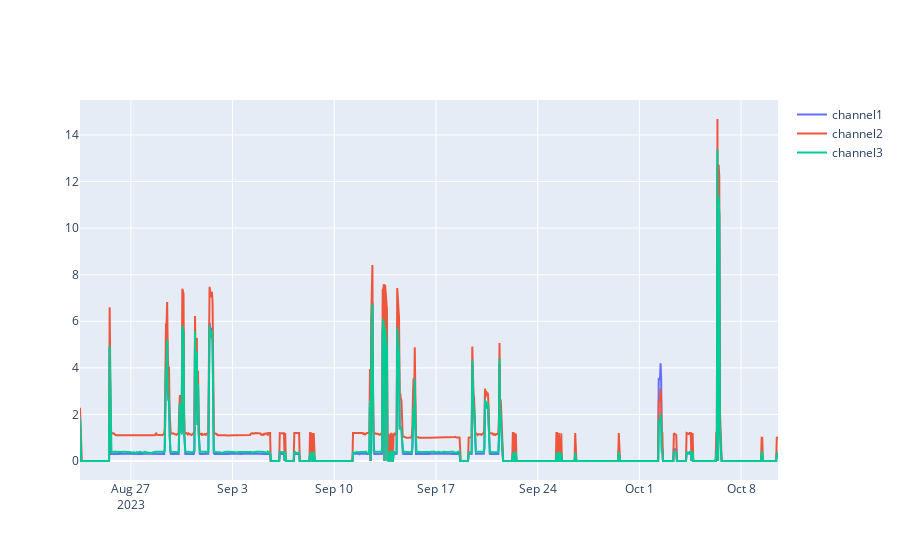

Write notebook code for a chart like this one.
### Markdown cell above
# Plot figures
Run code below to generate figures then use the dropdowns to interact with them. Note that two identical graphs will be generated.

ctrl+click to select multiple columns for display

### Code cell
# Getting all valid paths for csv files that can be plotted
# Searches for any path in form: {machine_name}/{timing}_{machine_name}.csv
machine_data_paths = DataPresentation.get_machine_data_paths()

# Dropdown for selecting CSV file
file_selector = widgets.Dropdown(
    options=machine_data_paths,
    description='CSV File:',
    disabled=False
)

# Multi-selection widget for columns (initialize with an empty list)
column_selector = widgets.SelectMultiple(
    options=[],
    description='Columns',
    disabled=False
)

out = widgets.Output()

# Getting options for column dropdown
def update_columns(change):
    df = pd.read_csv(file_selector.value, parse_dates=["timestamp"])
    column_selector.options = df.columns[1:]

file_selector.observe(update_columns, names='value')
update_columns(None)

# Define a plotting function with a secondary Y-axis
def plot_data(file, columns):
    with out:
        out.clear_output(wait=True)  # Clear the previous graph

        df = pd.read_csv(file, parse_dates=["timestamp"])

        # Determine which columns to put on the secondary axis
        secondary_y_columns = [col for col in columns if df[col].std() > 10]

        # Initialize figure
        fig = go.Figure()

        # Add traces
        for col in columns:
            fig.add_trace(go.Scatter(x=df['timestamp'], y=df[col], name=col, yaxis='y2' if col in secondary_y_columns else 'y'))

        # Update layout for secondary axis
        fig.update_layout(
            yaxis2=dict(
                overlaying='y',
                side='right'
            )
        )
        fig.show()
        out.clear_output(wait=True)
        print("")

display(out)

# Use interactive widget to show the graph
widgets.interactive(plot_data, file=file_selector, columns=column_selector)

### Figure 1 — Plotly figure (JSON) as saved in the notebook; plotly's stock layout.template omitted (floating-point values rounded to 4 significant figures; data arrays with more than 128 entries replaced by an {"elided": "..."} marker saying what was removed)
{"data": [{"name": "channel1", "type": "scatter", "x": {"elided": "1154 str values"}, "y": {"elided": "1154 float values"}, "yaxis": "y"}, {"name": "channel2", "type": "scatter", "x": {"elided": "1154 str values"}, "y": {"elided": "1154 float values"}, "yaxis": "y"}, {"name": "channel3", "type": "scatter", "x": {"elided": "1154 str values"}, "y": {"elided": "1154 float values"}, "yaxis": "y"}], "layout": {"yaxis2": {"overlaying": "y", "side": "right"}}}
